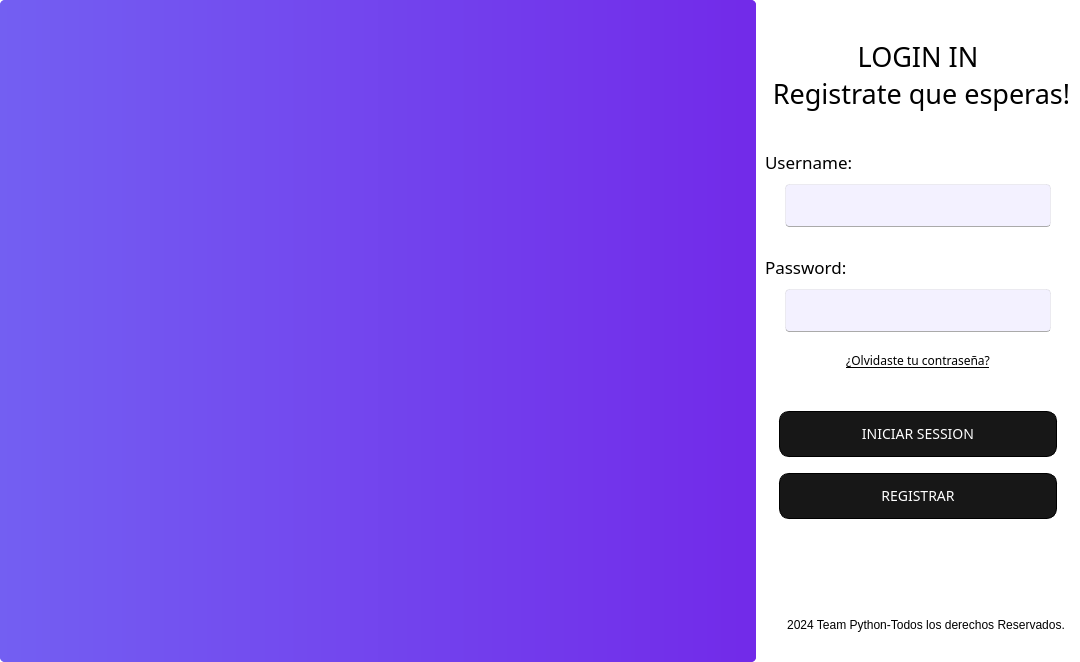
<?xml version="1.0" encoding="UTF-8"?>
<ui version="4.0">
 <class>MainWindow</class>
 <widget class="QMainWindow" name="MainWindow">
  <property name="geometry">
   <rect>
    <x>0</x>
    <y>0</y>
    <width>1080</width>
    <height>662</height>
   </rect>
  </property>
  <property name="maximumSize">
   <size>
    <width>1080</width>
    <height>662</height>
   </size>
  </property>
  <property name="windowTitle">
   <string>MainWindow</string>
  </property>
  <property name="styleSheet">
   <string notr="true"/>
  </property>
  <widget class="QWidget" name="centralwidget">
   <property name="styleSheet">
    <string notr="true">QWidget{
	background:#fff;

	


}
</string>
   </property>
   <layout class="QHBoxLayout" name="horizontalLayout">
    <property name="spacing">
     <number>0</number>
    </property>
    <property name="leftMargin">
     <number>0</number>
    </property>
    <property name="topMargin">
     <number>0</number>
    </property>
    <property name="rightMargin">
     <number>0</number>
    </property>
    <property name="bottomMargin">
     <number>0</number>
    </property>
    <item>
     <widget class="QFrame" name="frame_3">
      <property name="styleSheet">
       <string notr="true">border-radius:5px</string>
      </property>
      <property name="frameShape">
       <enum>QFrame::StyledPanel</enum>
      </property>
      <property name="frameShadow">
       <enum>QFrame::Raised</enum>
      </property>
      <layout class="QHBoxLayout" name="horizontalLayout_2">
       <property name="spacing">
        <number>0</number>
       </property>
       <property name="leftMargin">
        <number>0</number>
       </property>
       <property name="topMargin">
        <number>0</number>
       </property>
       <property name="rightMargin">
        <number>0</number>
       </property>
       <property name="bottomMargin">
        <number>0</number>
       </property>
       <item>
        <widget class="QFrame" name="frame">
         <property name="sizePolicy">
          <sizepolicy hsizetype="Expanding" vsizetype="Preferred">
           <horstretch>0</horstretch>
           <verstretch>0</verstretch>
          </sizepolicy>
         </property>
         <property name="minimumSize">
          <size>
           <width>756</width>
           <height>0</height>
          </size>
         </property>
         <property name="maximumSize">
          <size>
           <width>756</width>
           <height>662</height>
          </size>
         </property>
         <property name="styleSheet">
          <string notr="true">

background: qlineargradient(x1:0, y1:0, x2:1, y2:0, stop:0 #735ff2, stop:1 #722ae9);
</string>
         </property>
         <property name="frameShape">
          <enum>QFrame::StyledPanel</enum>
         </property>
         <property name="frameShadow">
          <enum>QFrame::Raised</enum>
         </property>
         <layout class="QVBoxLayout" name="verticalLayout_4">
          <property name="spacing">
           <number>0</number>
          </property>
          <property name="leftMargin">
           <number>0</number>
          </property>
          <property name="topMargin">
           <number>0</number>
          </property>
          <property name="rightMargin">
           <number>0</number>
          </property>
          <property name="bottomMargin">
           <number>0</number>
          </property>
          <item>
           <widget class="QLabel" name="label_4">
            <property name="text">
             <string/>
            </property>
            <property name="pixmap">
             <pixmap>../imagenes/little-kids-playing-free-png.webp</pixmap>
            </property>
            <property name="scaledContents">
             <bool>true</bool>
            </property>
           </widget>
          </item>
         </layout>
        </widget>
       </item>
       <item>
        <widget class="QFrame" name="frame_2">
         <property name="sizePolicy">
          <sizepolicy hsizetype="Expanding" vsizetype="Preferred">
           <horstretch>0</horstretch>
           <verstretch>0</verstretch>
          </sizepolicy>
         </property>
         <property name="styleSheet">
          <string notr="true">QFrame{backgroud:#fffff}

</string>
         </property>
         <property name="frameShape">
          <enum>QFrame::StyledPanel</enum>
         </property>
         <property name="frameShadow">
          <enum>QFrame::Raised</enum>
         </property>
         <layout class="QVBoxLayout" name="verticalLayout_2">
          <property name="spacing">
           <number>0</number>
          </property>
          <property name="leftMargin">
           <number>0</number>
          </property>
          <property name="topMargin">
           <number>0</number>
          </property>
          <property name="rightMargin">
           <number>0</number>
          </property>
          <property name="bottomMargin">
           <number>0</number>
          </property>
          <item>
           <widget class="QFrame" name="frame_6">
            <property name="minimumSize">
             <size>
              <width>0</width>
              <height>150</height>
             </size>
            </property>
            <property name="frameShape">
             <enum>QFrame::StyledPanel</enum>
            </property>
            <property name="frameShadow">
             <enum>QFrame::Raised</enum>
            </property>
            <layout class="QVBoxLayout" name="verticalLayout_3">
             <property name="spacing">
              <number>0</number>
             </property>
             <property name="leftMargin">
              <number>0</number>
             </property>
             <property name="topMargin">
              <number>0</number>
             </property>
             <property name="rightMargin">
              <number>0</number>
             </property>
             <property name="bottomMargin">
              <number>0</number>
             </property>
             <item>
              <widget class="QLabel" name="label_3">
               <property name="font">
                <font>
                 <family>Lucida Fax</family>
                 <pointsize>20</pointsize>
                 <weight>50</weight>
                 <italic>false</italic>
                 <bold>false</bold>
                 <underline>false</underline>
                </font>
               </property>
               <property name="styleSheet">
                <string notr="true"/>
               </property>
               <property name="text">
                <string>LOGIN IN 
 Registrate que esperas!</string>
               </property>
               <property name="textFormat">
                <enum>Qt::PlainText</enum>
               </property>
               <property name="alignment">
                <set>Qt::AlignCenter</set>
               </property>
              </widget>
             </item>
            </layout>
           </widget>
          </item>
          <item>
           <widget class="QFrame" name="frame_4">
            <property name="sizePolicy">
             <sizepolicy hsizetype="Preferred" vsizetype="Preferred">
              <horstretch>0</horstretch>
              <verstretch>0</verstretch>
             </sizepolicy>
            </property>
            <property name="styleSheet">
             <string notr="true">*{
	font-family:&quot;Ariall&quot;
}

QLineEdit{
	border:none;
	border-top: 1px solid rgba(100, 100, 100, 0.1);
	border-left: 1px solid rgba(100, 100, 100, 0.1);
	border-right: 1px solid rgba(100, 100, 100, 0.1);
	border-bottom:0.5px solid #aaa;
	border-radius:4px;
	background-color:#f3f1ff;
	padding:8px;
	margin: 10px 20px
}

QLineEdit:hover{
	border-bottom:0.5px solid #000;
}

QLineEdit:focus{
	border-bottom:0.5px solid #333;
}


</string>
            </property>
            <property name="frameShape">
             <enum>QFrame::StyledPanel</enum>
            </property>
            <property name="frameShadow">
             <enum>QFrame::Raised</enum>
            </property>
            <layout class="QVBoxLayout" name="verticalLayout">
             <property name="spacing">
              <number>0</number>
             </property>
             <property name="leftMargin">
              <number>9</number>
             </property>
             <property name="topMargin">
              <number>0</number>
             </property>
             <property name="rightMargin">
              <number>9</number>
             </property>
             <property name="bottomMargin">
              <number>0</number>
             </property>
             <item>
              <widget class="QLabel" name="label">
               <property name="font">
                <font>
                 <family>Ariall</family>
                 <pointsize>13</pointsize>
                 <weight>50</weight>
                 <bold>false</bold>
                </font>
               </property>
               <property name="text">
                <string>Username:</string>
               </property>
              </widget>
             </item>
             <item>
              <widget class="QLineEdit" name="txtUsuario">
               <property name="font">
                <font>
                 <family>Ariall</family>
                 <pointsize>12</pointsize>
                </font>
               </property>
               <property name="focusPolicy">
                <enum>Qt::StrongFocus</enum>
               </property>
               <property name="autoFillBackground">
                <bool>false</bool>
               </property>
               <property name="inputMask">
                <string/>
               </property>
               <property name="text">
                <string/>
               </property>
               <property name="dragEnabled">
                <bool>false</bool>
               </property>
               <property name="readOnly">
                <bool>false</bool>
               </property>
               <property name="clearButtonEnabled">
                <bool>false</bool>
               </property>
              </widget>
             </item>
             <item>
              <widget class="QLabel" name="datosusuario">
               <property name="font">
                <font>
                 <family>Ariall</family>
                 <pointsize>10</pointsize>
                 <weight>75</weight>
                 <bold>true</bold>
                </font>
               </property>
               <property name="text">
                <string/>
               </property>
              </widget>
             </item>
             <item>
              <widget class="QLabel" name="label_2">
               <property name="font">
                <font>
                 <family>Ariall</family>
                 <pointsize>13</pointsize>
                </font>
               </property>
               <property name="text">
                <string>Password:</string>
               </property>
              </widget>
             </item>
             <item>
              <widget class="QLineEdit" name="txtPassword">
               <property name="font">
                <font>
                 <family>Ariall</family>
                 <pointsize>12</pointsize>
                </font>
               </property>
               <property name="echoMode">
                <enum>QLineEdit::Password</enum>
               </property>
              </widget>
             </item>
             <item>
              <widget class="QPushButton" name="btnOlvidar">
               <property name="font">
                <font>
                 <family>Ariall</family>
                 <pointsize>9</pointsize>
                 <underline>true</underline>
                </font>
               </property>
               <property name="cursor">
                <cursorShape>PointingHandCursor</cursorShape>
               </property>
               <property name="styleSheet">
                <string notr="true">#btnOlvidar{
	border:none;
	padding:10px
}

#btnOlvidar:hover{
	color:#33d;
}</string>
               </property>
               <property name="text">
                <string>¿Olvidaste tu contraseña?</string>
               </property>
              </widget>
             </item>
             <item>
              <widget class="QLabel" name="datoscontra">
               <property name="font">
                <font>
                 <family>Ariall</family>
                 <pointsize>10</pointsize>
                 <weight>75</weight>
                 <bold>true</bold>
                </font>
               </property>
               <property name="text">
                <string/>
               </property>
              </widget>
             </item>
             <item>
              <widget class="QFrame" name="frame_5">
               <property name="styleSheet">
                <string notr="true">QPushButton{
	border:none;
	border:1px solid #000;
	padding:12px;
	margin:5px;
	font-size:14px;	
	background:#171717;
	color:#fff;
	border-radius:10px
}


QPushButton:hover{
	background:#333;
}</string>
               </property>
               <property name="frameShape">
                <enum>QFrame::StyledPanel</enum>
               </property>
               <property name="frameShadow">
                <enum>QFrame::Raised</enum>
               </property>
               <layout class="QVBoxLayout" name="verticalLayout_5">
                <item>
                 <widget class="QPushButton" name="btnIniciar">
                  <property name="font">
                   <font>
                    <family>Ariall</family>
                    <pointsize>-1</pointsize>
                   </font>
                  </property>
                  <property name="cursor">
                   <cursorShape>PointingHandCursor</cursorShape>
                  </property>
                  <property name="styleSheet">
                   <string notr="true"/>
                  </property>
                  <property name="text">
                   <string>INICIAR SESSION</string>
                  </property>
                 </widget>
                </item>
                <item>
                 <widget class="QPushButton" name="btnRegistrar">
                  <property name="font">
                   <font>
                    <family>Ariall</family>
                    <pointsize>-1</pointsize>
                   </font>
                  </property>
                  <property name="cursor">
                   <cursorShape>PointingHandCursor</cursorShape>
                  </property>
                  <property name="text">
                   <string>REGISTRAR</string>
                  </property>
                 </widget>
                </item>
               </layout>
              </widget>
             </item>
            </layout>
           </widget>
          </item>
          <item>
           <widget class="QFrame" name="frame_7">
            <property name="frameShape">
             <enum>QFrame::StyledPanel</enum>
            </property>
            <property name="frameShadow">
             <enum>QFrame::Raised</enum>
            </property>
            <layout class="QVBoxLayout" name="verticalLayout_6">
             <property name="spacing">
              <number>0</number>
             </property>
             <property name="leftMargin">
              <number>0</number>
             </property>
             <property name="topMargin">
              <number>0</number>
             </property>
             <property name="rightMargin">
              <number>0</number>
             </property>
             <property name="bottomMargin">
              <number>0</number>
             </property>
             <item alignment="Qt::AlignVCenter">
              <widget class="QFrame" name="frame_8">
               <property name="font">
                <font>
                 <pointsize>11</pointsize>
                </font>
               </property>
               <property name="styleSheet">
                <string notr="true">QPushButton{
	border:none
}

QGroupBox{
	border:none
}
</string>
               </property>
               <layout class="QHBoxLayout" name="horizontalLayout_3">
                <property name="spacing">
                 <number>0</number>
                </property>
                <property name="leftMargin">
                 <number>0</number>
                </property>
                <property name="topMargin">
                 <number>0</number>
                </property>
                <property name="rightMargin">
                 <number>0</number>
                </property>
                <property name="bottomMargin">
                 <number>0</number>
                </property>
                <item alignment="Qt::AlignHCenter">
                 <widget class="QPushButton" name="btnFacebook">
                  <property name="cursor">
                   <cursorShape>PointingHandCursor</cursorShape>
                  </property>
                  <property name="text">
                   <string/>
                  </property>
                  <property name="icon">
                   <iconset>
                    <normaloff>../imagenes/facebook.png</normaloff>../imagenes/facebook.png</iconset>
                  </property>
                  <property name="iconSize">
                   <size>
                    <width>30</width>
                    <height>30</height>
                   </size>
                  </property>
                 </widget>
                </item>
                <item alignment="Qt::AlignHCenter">
                 <widget class="QPushButton" name="btnInstagram">
                  <property name="cursor">
                   <cursorShape>PointingHandCursor</cursorShape>
                  </property>
                  <property name="text">
                   <string/>
                  </property>
                  <property name="icon">
                   <iconset>
                    <normaloff>../imagenes/instagram.png</normaloff>../imagenes/instagram.png</iconset>
                  </property>
                  <property name="iconSize">
                   <size>
                    <width>35</width>
                    <height>35</height>
                   </size>
                  </property>
                 </widget>
                </item>
                <item alignment="Qt::AlignHCenter">
                 <widget class="QPushButton" name="btnTwiter">
                  <property name="cursor">
                   <cursorShape>PointingHandCursor</cursorShape>
                  </property>
                  <property name="text">
                   <string/>
                  </property>
                  <property name="icon">
                   <iconset>
                    <normaloff>../imagenes/gorjeo.png</normaloff>../imagenes/gorjeo.png</iconset>
                  </property>
                  <property name="iconSize">
                   <size>
                    <width>30</width>
                    <height>30</height>
                   </size>
                  </property>
                 </widget>
                </item>
                <item alignment="Qt::AlignHCenter">
                 <widget class="QPushButton" name="btnTelegram">
                  <property name="cursor">
                   <cursorShape>PointingHandCursor</cursorShape>
                  </property>
                  <property name="text">
                   <string/>
                  </property>
                  <property name="icon">
                   <iconset>
                    <normaloff>../imagenes/telegrama.png</normaloff>../imagenes/telegrama.png</iconset>
                  </property>
                  <property name="iconSize">
                   <size>
                    <width>30</width>
                    <height>30</height>
                   </size>
                  </property>
                 </widget>
                </item>
               </layout>
              </widget>
             </item>
             <item alignment="Qt::AlignHCenter|Qt::AlignVCenter">
              <widget class="QFrame" name="frame_9">
               <property name="frameShape">
                <enum>QFrame::StyledPanel</enum>
               </property>
               <property name="frameShadow">
                <enum>QFrame::Raised</enum>
               </property>
               <layout class="QHBoxLayout" name="horizontalLayout_4">
                <property name="spacing">
                 <number>0</number>
                </property>
                <property name="leftMargin">
                 <number>10</number>
                </property>
                <property name="topMargin">
                 <number>0</number>
                </property>
                <property name="rightMargin">
                 <number>0</number>
                </property>
                <property name="bottomMargin">
                 <number>10</number>
                </property>
                <item>
                 <widget class="QLabel" name="label_11">
                  <property name="maximumSize">
                   <size>
                    <width>10</width>
                    <height>10</height>
                   </size>
                  </property>
                  <property name="text">
                   <string/>
                  </property>
                  <property name="pixmap">
                   <pixmap>../imagenes/derechos-de-autor.png</pixmap>
                  </property>
                  <property name="scaledContents">
                   <bool>true</bool>
                  </property>
                  <property name="wordWrap">
                   <bool>false</bool>
                  </property>
                 </widget>
                </item>
                <item>
                 <widget class="QLabel" name="label_10">
                  <property name="font">
                   <font>
                    <pointsize>9</pointsize>
                   </font>
                  </property>
                  <property name="text">
                   <string>2024 Team Python-Todos los derechos Reservados.</string>
                  </property>
                  <property name="alignment">
                   <set>Qt::AlignCenter</set>
                  </property>
                 </widget>
                </item>
               </layout>
              </widget>
             </item>
            </layout>
            <zorder>frame_9</zorder>
            <zorder>frame_8</zorder>
           </widget>
          </item>
         </layout>
        </widget>
       </item>
      </layout>
     </widget>
    </item>
   </layout>
  </widget>
 </widget>
 <resources/>
 <connections/>
</ui>
